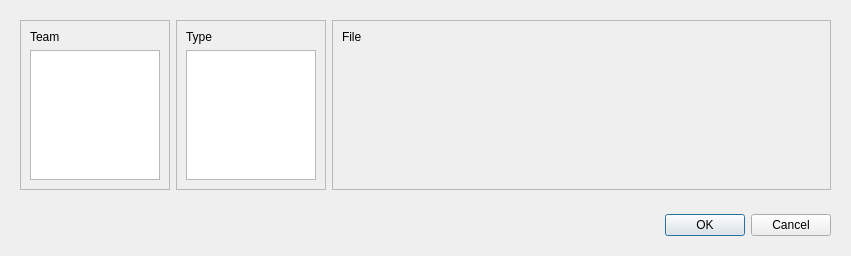
<?xml version="1.0" encoding="UTF-8"?>
<ui version="4.0">
 <class>Dialog</class>
 <widget class="QDialog" name="Dialog">
  <property name="geometry">
   <rect>
    <x>0</x>
    <y>0</y>
    <width>851</width>
    <height>256</height>
   </rect>
  </property>
  <property name="windowTitle">
   <string>Dialog</string>
  </property>
  <layout class="QVBoxLayout" name="verticalLayout">
   <item>
    <widget class="QFrame" name="frame_2">
     <property name="sizePolicy">
      <sizepolicy hsizetype="Preferred" vsizetype="Expanding">
       <horstretch>0</horstretch>
       <verstretch>0</verstretch>
      </sizepolicy>
     </property>
     <property name="frameShape">
      <enum>QFrame::NoFrame</enum>
     </property>
     <property name="frameShadow">
      <enum>QFrame::Raised</enum>
     </property>
     <layout class="QHBoxLayout" name="horizontalLayout_2">
      <item>
       <widget class="QFrame" name="frame_3">
        <property name="maximumSize">
         <size>
          <width>150</width>
          <height>16777215</height>
         </size>
        </property>
        <property name="frameShape">
         <enum>QFrame::StyledPanel</enum>
        </property>
        <property name="frameShadow">
         <enum>QFrame::Raised</enum>
        </property>
        <layout class="QVBoxLayout" name="verticalLayout_4">
         <item>
          <widget class="QLabel" name="label">
           <property name="text">
            <string>Team</string>
           </property>
          </widget>
         </item>
         <item>
          <widget class="QListWidget" name="listWidget"/>
         </item>
        </layout>
       </widget>
      </item>
      <item>
       <widget class="QFrame" name="frame_4">
        <property name="maximumSize">
         <size>
          <width>150</width>
          <height>16777215</height>
         </size>
        </property>
        <property name="frameShape">
         <enum>QFrame::StyledPanel</enum>
        </property>
        <property name="frameShadow">
         <enum>QFrame::Raised</enum>
        </property>
        <layout class="QVBoxLayout" name="verticalLayout_3">
         <item>
          <widget class="QLabel" name="label_2">
           <property name="text">
            <string>Type</string>
           </property>
          </widget>
         </item>
         <item>
          <widget class="QListWidget" name="listWidget_2"/>
         </item>
        </layout>
       </widget>
      </item>
      <item>
       <widget class="QFrame" name="frame_5">
        <property name="frameShape">
         <enum>QFrame::StyledPanel</enum>
        </property>
        <property name="frameShadow">
         <enum>QFrame::Raised</enum>
        </property>
        <layout class="QVBoxLayout" name="verticalLayout_2">
         <item>
          <widget class="QLabel" name="label_3">
           <property name="text">
            <string>File</string>
           </property>
          </widget>
         </item>
         <item>
          <widget class="QFrame" name="frame_8">
           <property name="minimumSize">
            <size>
             <width>0</width>
             <height>40</height>
            </size>
           </property>
           <property name="frameShape">
            <enum>QFrame::NoFrame</enum>
           </property>
           <property name="frameShadow">
            <enum>QFrame::Raised</enum>
           </property>
           <layout class="QHBoxLayout" name="horizontalLayout_3">
            <item>
             <widget class="KUrlComboRequester" name="kurlcomborequester">
              <property name="mode">
               <set>KFile::ExistingOnly|KFile::File|KFile::LocalOnly</set>
              </property>
             </widget>
            </item>
           </layout>
          </widget>
         </item>
         <item>
          <spacer name="verticalSpacer">
           <property name="orientation">
            <enum>Qt::Vertical</enum>
           </property>
           <property name="sizeHint" stdset="0">
            <size>
             <width>20</width>
             <height>64</height>
            </size>
           </property>
          </spacer>
         </item>
        </layout>
       </widget>
      </item>
     </layout>
    </widget>
   </item>
   <item>
    <widget class="QFrame" name="frame">
     <property name="frameShape">
      <enum>QFrame::NoFrame</enum>
     </property>
     <property name="frameShadow">
      <enum>QFrame::Raised</enum>
     </property>
     <layout class="QHBoxLayout" name="horizontalLayout">
      <item>
       <widget class="QDialogButtonBox" name="buttonBox">
        <property name="layoutDirection">
         <enum>Qt::LeftToRight</enum>
        </property>
        <property name="autoFillBackground">
         <bool>false</bool>
        </property>
        <property name="orientation">
         <enum>Qt::Horizontal</enum>
        </property>
        <property name="standardButtons">
         <set>QDialogButtonBox::Cancel|QDialogButtonBox::Ok</set>
        </property>
        <property name="centerButtons">
         <bool>false</bool>
        </property>
       </widget>
      </item>
     </layout>
    </widget>
   </item>
  </layout>
 </widget>
 <customwidgets>
  <customwidget>
   <class>KUrlComboRequester</class>
   <extends>KUrlRequester</extends>
   <header>kurlrequester.h</header>
  </customwidget>
  <customwidget>
   <class>KUrlRequester</class>
   <extends>QFrame</extends>
   <header>kurlrequester.h</header>
  </customwidget>
 </customwidgets>
 <resources/>
 <connections>
  <connection>
   <sender>buttonBox</sender>
   <signal>accepted()</signal>
   <receiver>Dialog</receiver>
   <slot>accept()</slot>
   <hints>
    <hint type="sourcelabel">
     <x>248</x>
     <y>254</y>
    </hint>
    <hint type="destinationlabel">
     <x>157</x>
     <y>274</y>
    </hint>
   </hints>
  </connection>
  <connection>
   <sender>buttonBox</sender>
   <signal>rejected()</signal>
   <receiver>Dialog</receiver>
   <slot>reject()</slot>
   <hints>
    <hint type="sourcelabel">
     <x>316</x>
     <y>260</y>
    </hint>
    <hint type="destinationlabel">
     <x>286</x>
     <y>274</y>
    </hint>
   </hints>
  </connection>
 </connections>
</ui>
